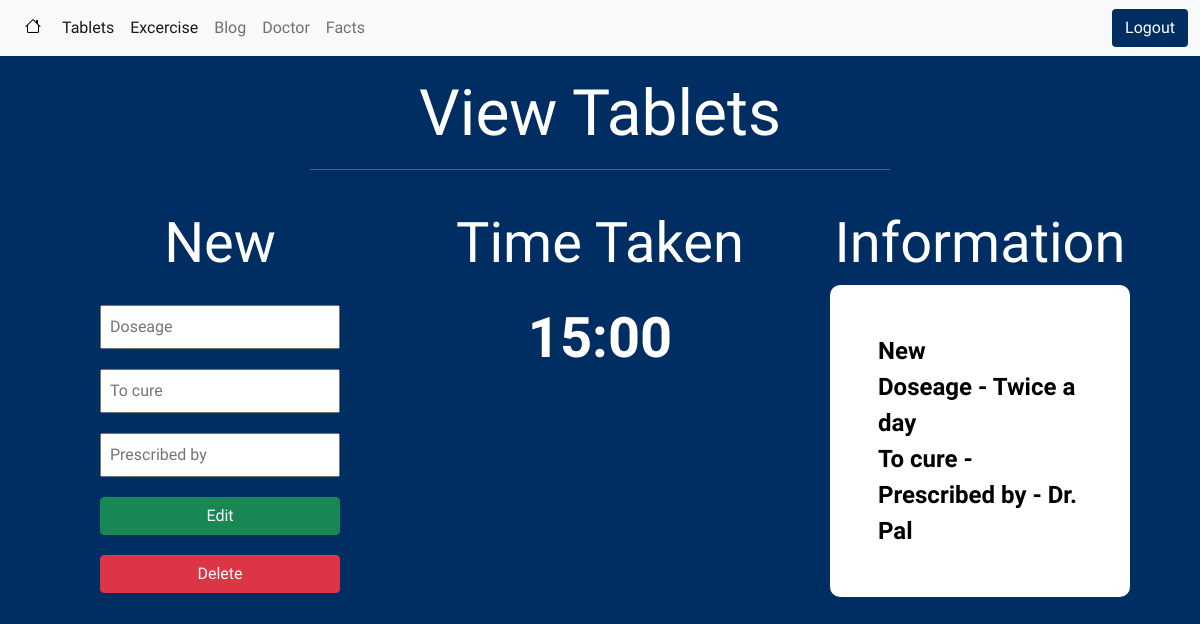
Screenshot of /tablets/New (signed in) with the database file from the repository.
### health_help/models.py (models this page shows, shortened)
class Tablet(models.Model):
    username = models.ForeignKey(User , on_delete=PROTECT)
    tablet_name = models.CharField(max_length=250);
    time_taken = models.CharField(max_length=250);
    doseage = models.CharField(max_length=250 , blank=True);
    reason = models.CharField(max_length=350 , blank=True)
    doctor = models.CharField(max_length=350 , blank=True)

### health_help/views.py (the view)
# urls.py: path('tablets/<str:tablet>' , views.view_tab, name="view_tab"),
@login_required
def view_tab(request , tablet):
    if request.method == 'POST':
        doseage = request.POST['doseage']
        reason = request.POST['for']
        doctor = request.POST['prescribed_by']
        if doseage == "":
            dose = "No doseage provided."
        else:
            dose = doseage
        if reason == "":
            to_cure = "No data provided."
        else:
            to_cure = reason
        if doctor == "":
            prescribed_by = "No data provided."
        else:
            prescribed_by = doctor
        get_data = Tablet.objects.filter(username = request.user , tablet_name = tablet).first()
        get_data.doseage = dose
        get_data.reason = to_cure
        get_data.doctor = prescribed_by
        get_data.save()
        return HttpResponseRedirect(reverse("view_tab" , kwargs={'tablet':tablet}))
    else:
        data = Tablet.objects.filter(username = request.user , tablet_name = tablet).all()
        for d in data:
            dose_rendered = d.doseage
            cure = d.reason
            doc = d.doctor
            t = d.time_taken
        return render(request , "health_help/view-tab.html" , {
        'tablet':tablet ,
        'doseage':dose_rendered,
        'doctor':doc ,
        'reason':cure ,
        'time': t
    })

### health_help/templates/health_help/view-tab.html (shortened to what this page needs)
{% extends 'health_help/layout.html' %}
{% load static %}
{% block body %}
<h1 class="text-center display-3">View Tablets</h1>
<hr style="width:50%" class="mx-auto">
<br>
<div class="container mx-auto text-center">
  <div class="row">
    <div class="col">
      <h3 class="text-center  display-4">{{tablet}}</h3>
      <form action="{% url 'view_tab' tablet %}" method="post">
          <input type="text" name="doseage" id="doseage" placeholder="Doseage" class="view-form">
          <br>
          <input type="text" name="for" id="for" placeholder="To cure" class="view-form">
          <br>
          <input type="text" name="prescribed_by" id="prescribed_by" placeholder="Prescribed by" class="view-form">
          <br>
          <input type="submit" value="Edit" class="btn btn-success" style="margin-top: 20px;width:20vw">
          <br>
      </form>
      <form action="{% url 'delete_tab' tablet %}" method="post" class="mx-auto">
      <input type="submit" value="Delete" class="btn btn-danger" style="margin-top: 20px;width:20vw">
      </form>
    </div>
    <div class="col">
      <h3 class="display-4 text-center">Time Taken</h3>
      <h3 class="text-center display-4 fw-bold" style="padding:20px;">{{time}}</h3>
    </div>
    <div class="col">
      <h3 class="display-4 text-center">Information</h3>
      <div class="mx-auto info-div">
        {{tablet}}
         <br>
         Doseage - {{doseage}}
         <br>
         To cure - {{reason}}
         <br>
         Prescribed by - {{doctor}}
       </div>    </div>
  </div>
</div>
{% endblock %}

### health_help/static/health_help/main.css (style rules this page uses)
body { font-family: 'Mulish', sans-serif; background-color: #002D62; color:white; }
.view-form { min-width:20vw; width:auto; padding:1vh; outline: none; margin-top:20px; }
.info-div { width:25vw; background-color: white; border-radius:10px; color: black; padding:6vh; font-size:3vh; text-align: left; font-weight: bold; }

### rows the page displays
Tablet: tablet_name "New", time_taken "15:00", doseage "Twice a day", doctor "Dr. Pal"
